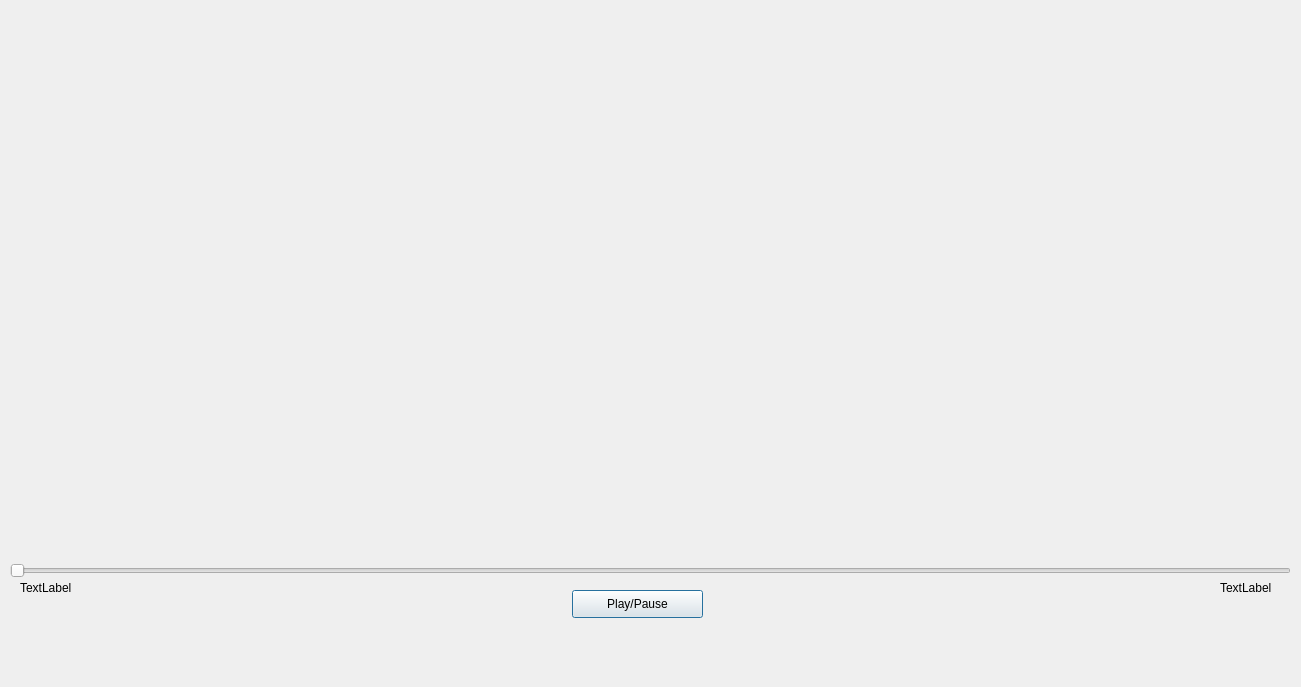
<?xml version="1.0" encoding="UTF-8"?>
<ui version="4.0">
 <class>showVideo</class>
 <widget class="QDialog" name="showVideo">
  <property name="geometry">
   <rect>
    <x>0</x>
    <y>0</y>
    <width>1301</width>
    <height>687</height>
   </rect>
  </property>
  <property name="windowTitle">
   <string>Dialog</string>
  </property>
  <property name="styleSheet">
   <string notr="true">
font: 11pt &quot;华光行书_CNKI&quot;;</string>
  </property>
  <widget class="QWidget" name="verticalLayoutWidget">
   <property name="geometry">
    <rect>
     <x>10</x>
     <y>20</y>
     <width>1281</width>
     <height>541</height>
    </rect>
   </property>
   <layout class="QVBoxLayout" name="verticalLayout"/>
  </widget>
  <widget class="QSlider" name="horizontalSlider">
   <property name="geometry">
    <rect>
     <x>10</x>
     <y>560</y>
     <width>1281</width>
     <height>22</height>
    </rect>
   </property>
   <property name="orientation">
    <enum>Qt::Horizontal</enum>
   </property>
  </widget>
  <widget class="QPushButton" name="pushButton">
   <property name="geometry">
    <rect>
     <x>572</x>
     <y>590</y>
     <width>131</width>
     <height>28</height>
    </rect>
   </property>
   <property name="text">
    <string>Play/Pause</string>
   </property>
  </widget>
  <widget class="QLabel" name="label">
   <property name="geometry">
    <rect>
     <x>20</x>
     <y>580</y>
     <width>72</width>
     <height>15</height>
    </rect>
   </property>
   <property name="text">
    <string>TextLabel</string>
   </property>
  </widget>
  <widget class="QLabel" name="label_2">
   <property name="geometry">
    <rect>
     <x>1220</x>
     <y>580</y>
     <width>72</width>
     <height>15</height>
    </rect>
   </property>
   <property name="text">
    <string>TextLabel</string>
   </property>
  </widget>
 </widget>
 <resources/>
 <connections/>
</ui>
